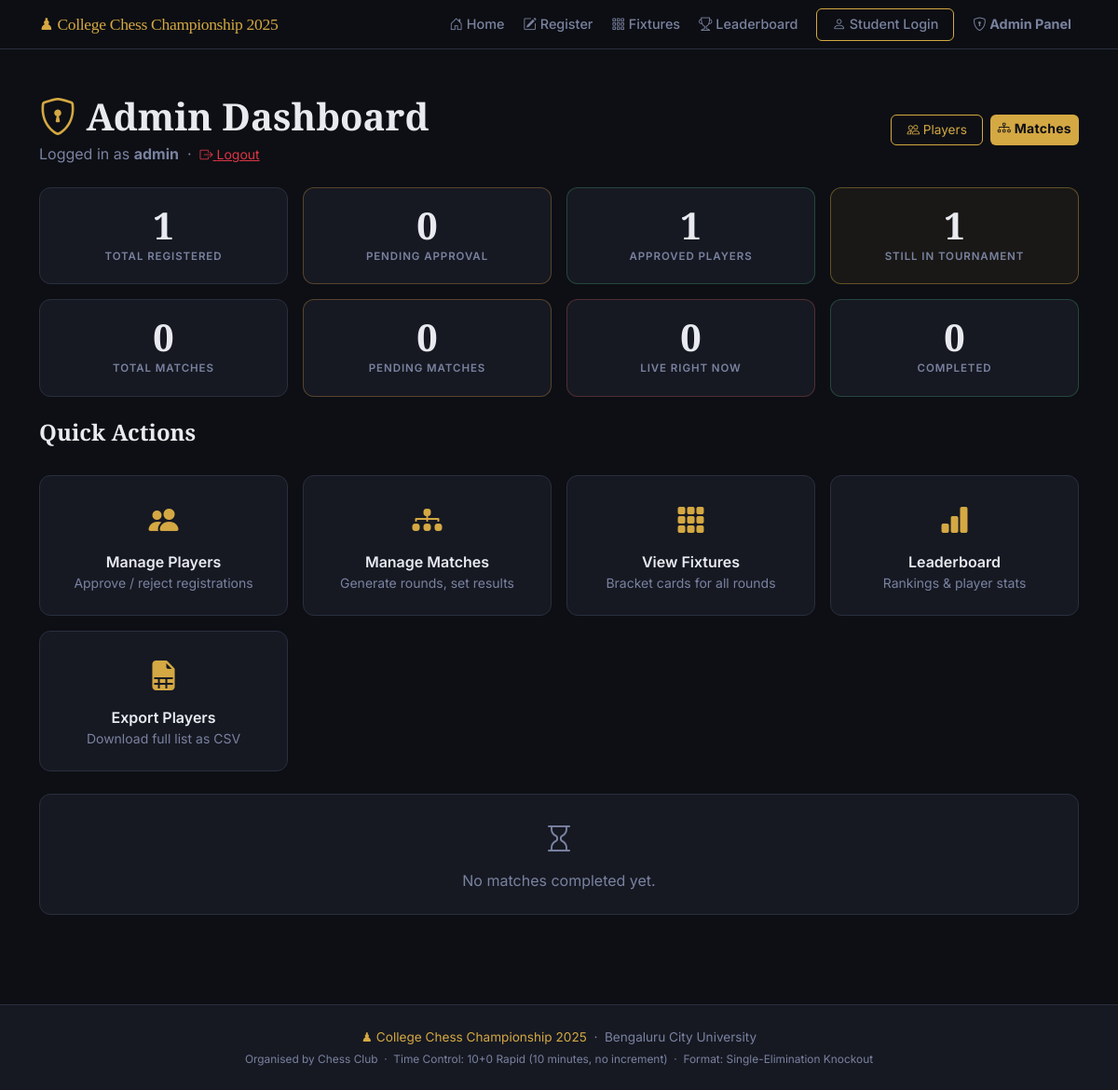
Page /admin/dashboard (signed in) on the earlier database version.
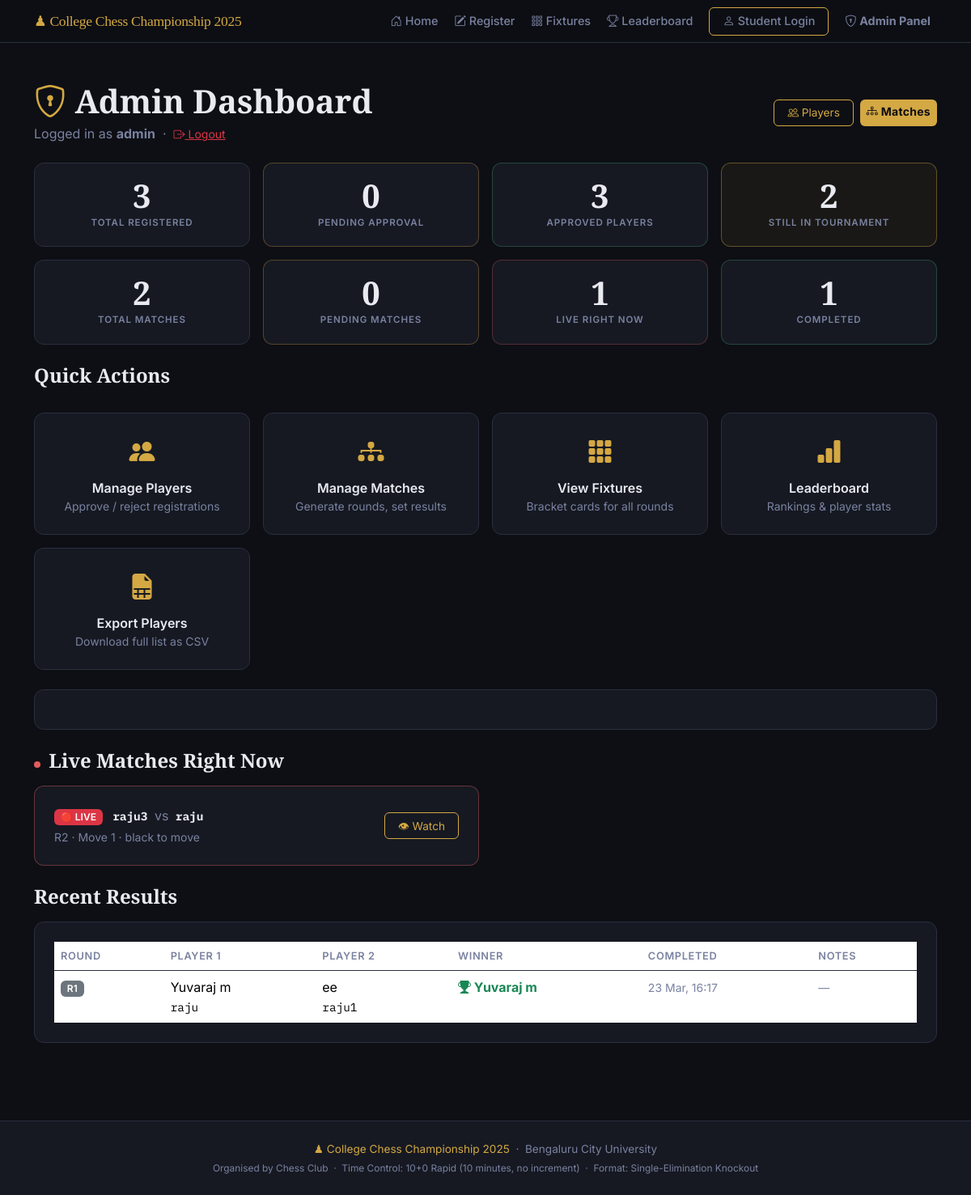
Same page on the later database version.
### models.py (models this page shows, shortened)
class Match(db.Model):
    __tablename__ = "matches"
    id = db.Column(db.Integer, primary_key=True)
    round_number = db.Column(db.Integer, nullable=False)   # 1 = Round 1, 2 = QF, etc.
    round_label  = db.Column(db.String(50), nullable=True) # e.g. "Quarter-Final"
    player1_id = db.Column(db.Integer, db.ForeignKey("players.id"), nullable=False)
    player2_id = db.Column(db.Integer, db.ForeignKey("players.id"), nullable=True)
    winner_id = db.Column(db.Integer, db.ForeignKey("players.id"), nullable=True)
    status = db.Column(db.String(20), default="pending", nullable=False)
    created_at   = db.Column(db.DateTime, default=datetime.utcnow)
    completed_at = db.Column(db.DateTime, nullable=True)
    board_state   = db.Column(db.Text, nullable=True)       # JSON string of 8x8 board
    move_history  = db.Column(db.Text, default='[]')         # JSON array of move notations
    last_move     = db.Column(db.String(20), nullable=True)  # Last move in algebraic notation
    current_turn  = db.Column(db.String(10), default='white') # 'white' or 'black'
    move_count    = db.Column(db.Integer, default=0)          # Total moves played
    notes = db.Column(db.String(300), nullable=True)

class Player(db.Model):
    __tablename__ = "players"
    id = db.Column(db.Integer, primary_key=True)
    full_name      = db.Column(db.String(100), nullable=False)
    roll_number    = db.Column(db.String(50),  unique=True, nullable=False)
    chess_username = db.Column(db.String(50),  unique=True, nullable=False)
    whatsapp       = db.Column(db.String(20),  nullable=False)
    registered_at = db.Column(db.DateTime, default=datetime.utcnow)
    is_approved   = db.Column(db.Boolean, default=False)   # Admin must approve
    is_eliminated = db.Column(db.Boolean, default=False)   # Set True after a loss
    wins      = db.Column(db.Integer, default=0)   # Total match wins
    losses    = db.Column(db.Integer, default=0)   # Total match losses
    points    = db.Column(db.Integer, default=0)   # 1 per win, used for ranking
    bye_count = db.Column(db.Integer, default=0)   # Number of byes received
    matches_as_p1 = db.relationship(
        "Match", foreign_keys="Match.player1_id",
        backref="player1", lazy="dynamic"
    )
    matches_as_p2 = db.relationship(
        "Match", foreign_keys="Match.player2_id",
        backref="player2", lazy="dynamic"
    )
    matches_won = db.relationship(
        "Match", foreign_keys="Match.winner_id",
        backref="winner", lazy="dynamic"
    )

### app.py (the view)
    @app.route("/admin/dashboard")
    @admin_required
    def admin_dashboard():
        stats = {
            "total_registered": Player.query.count(),
            "pending_approval": Player.query.filter_by(is_approved=False).count(),
            "approved":         Player.query.filter_by(is_approved=True).count(),
            "eliminated":       Player.query.filter_by(is_eliminated=True).count(),
            "still_active":     Player.query.filter_by(is_approved=True, is_eliminated=False).count(),
            "total_matches":    Match.query.count(),
            "pending_matches":  Match.query.filter_by(status="pending").count(),
            "live_matches":     Match.query.filter_by(status="in_progress").count(),
            "completed_matches":Match.query.filter_by(status="completed").count(),
        }
        highest_round = db.session.query(db.func.max(Match.round_number)).scalar() or 0
        recent_results = Match.query.filter_by(status="completed")\
                                    .order_by(Match.completed_at.desc())\
                                    .limit(5).all()
        live_matches = Match.query.filter_by(status="in_progress").all()
        current_round_done = highest_round == 0 or all(
            m.status in ('completed', 'bye')
            for m in Match.query.filter_by(round_number=highest_round).all()
        )
        has_pending = Match.query.filter_by(round_number=highest_round, status='pending').count() > 0
        return render_template(
            "admin_dashboard.html",
            stats            = stats,
            current_round    = highest_round,
            recent_results   = recent_results,
            live_matches     = live_matches,
            current_round_done = current_round_done,
            has_pending      = has_pending,
        )

### templates/admin_dashboard.html (shortened to what the changed rows need)
{% extends "base.html" %}
{% block content %}
<section class="py-5">
  <div class="container">
    <div class="d-flex justify-content-between align-items-center mb-4">
      <div>
        <h1 class="chess-section-title mb-1">
          <i class="bi bi-shield-lock chess-gold"></i> Admin Dashboard
        </h1>
      </div>
      <div class="d-flex gap-2">
      </div>
    </div>
    <div class="row g-3 mb-4">
      <div class="col-6 col-md-3">
        <div class="chess-stat-tile">
          <div class="chess-stat-tile-number">{{ stats.total_registered }}</div>
          <div class="chess-stat-tile-label">Total Registered</div>
        </div>
      </div>
      <div class="col-6 col-md-3">
      </div>
      <div class="col-6 col-md-3">
        <div class="chess-stat-tile success">
          <div class="chess-stat-tile-number">{{ stats.approved }}</div>
          <div class="chess-stat-tile-label">Approved Players</div>
        </div>
      </div>
      <div class="col-6 col-md-3">
        <div class="chess-stat-tile gold">
          <div class="chess-stat-tile-number">{{ stats.still_active }}</div>
          <div class="chess-stat-tile-label">Still In Tournament</div>
        </div>
      </div>
      <div class="col-6 col-md-3">
        <div class="chess-stat-tile">
          <div class="chess-stat-tile-number">{{ stats.total_matches }}</div>
          <div class="chess-stat-tile-label">Total Matches</div>
        </div>
      </div>
      <div class="col-6 col-md-3">
      </div>
      <div class="col-6 col-md-3">
        <div class="chess-stat-tile danger">
          <div class="chess-stat-tile-number">{{ stats.live_matches }}</div>
          <div class="chess-stat-tile-label">Live Right Now</div>
        </div>
      </div>
      <div class="col-6 col-md-3">
        <div class="chess-stat-tile success">
          <div class="chess-stat-tile-number">{{ stats.completed_matches }}</div>
          <div class="chess-stat-tile-label">Completed</div>
        </div>
      </div>
    </div>
    <div class="row g-3 mb-4">
      <div class="col-12">
      </div>
      <div class="col-6 col-md-3">
      </div>
      <div class="col-6 col-md-3">
      </div>
      <div class="col-6 col-md-3">
      </div>
      <div class="col-6 col-md-3">
      </div>
      <div class="col-6 col-md-3">
      </div>
    </div>
    {% if current_round > 0 %}
    <div class="chess-card mb-4">
    </div>
    {% endif %}
    {% if live_matches %}
    <h4 class="chess-section-title mb-3">
      <span class="live-dot-inline"></span> Live Matches Right Now
    </h4>
    <div class="row g-3 mb-4">
      {% for m in live_matches %}
      <div class="col-md-6">
        <div class="chess-card d-flex align-items-center justify-content-between" style="border-color:rgba(224,92,92,0.4)">
          <div>
            <span class="badge bg-danger me-2" style="animation:pulse 1.5s infinite">🔴 LIVE</span>
            <strong class="chess-mono">{{ m.player1.chess_username }}</strong>
            <span class="text-muted mx-1">vs</span>
            <strong class="chess-mono">{{ m.player2.chess_username if m.player2 else 'BYE' }}</strong>
            <div class="small text-muted mt-1">
              R{{ m.round_number }} · Move {{ m.move_count or 0 }} · {{ m.current_turn or 'white' | capitalize }} to move
            </div>
          </div>
          <a href="{{ url_for('admin_watch', match_id=m.id) }}" class="btn chess-btn-outline btn-sm">
            👁 Watch
          </a>
        </div>
      </div>
      {% endfor %}
    </div>
    {% endif %}
    {% if recent_results %}
    <h4 class="chess-section-title mb-3">Recent Results</h4>
    <div class="chess-card">
      <div class="table-responsive">
        <table class="table table-borderless chess-table mb-0">
          <thead>
            <tr>
              <th>Round</th>
              <th>Player 1</th>
              <th>Player 2</th>
              <th>Winner</th>
              <th>Completed</th>
              <th>Notes</th>
            </tr>
          </thead>
          <tbody>
            {% for m in recent_results %}
            <tr>
              <td><span class="badge bg-secondary">R{{ m.round_number }}</span></td>
              <td>
                {{ m.player1.full_name }}<br/>
                <span class="chess-mono small">{{ m.player1.chess_username }}</span>
              </td>
              <td>
                {% if m.player2 %}
                  {{ m.player2.full_name }}<br/>
                  <span class="chess-mono small">{{ m.player2.chess_username }}</span>
                {% else %}
                  <em class="text-muted">BYE</em>
                {% endif %}
              </td>
              <td>
                {% if m.winner %}
                  <span class="text-success fw-bold">
                    <i class="bi bi-trophy-fill"></i> {{ m.winner.full_name }}
                  </span>
                {% endif %}
              </td>
              <td>
                <small class="text-muted">
                  {% if m.completed_at %}
                    {{ m.completed_at.strftime('%d %b, %H:%M') }}
                  {% endif %}
                </small>
              </td>
              <td><small class="text-muted">{{ m.notes or '—' }}</small></td>
            </tr>
            {% endfor %}
          </tbody>
        </table>
      </div>
    </div>
    {% else %}
    <div class="chess-card text-center py-4 text-muted">
      <i class="bi bi-hourglass fs-2"></i>
      <p class="mt-2 mb-0">No matches completed yet.</p>
    </div>
    {% endif %}
  </div>
</section>
{% endblock %}

Differences in the rows shown:
added Match: player1.chess_username "raju3", player2 "raju", round_number "2", move_count "1", current_turn "black", shown under "Live Matches Right Now"
added Match: round_number "1", player1.full_name "Yuvaraj m", player1.chess_username "raju", player2.full_name "ee", player2.chess_username "raju1", winner.full_name "Yuvaraj m", completed_at "23 Mar, 16:17", notes "—", shown under "Recent Results"
Other differences:
{{ stats.total_registered }}: "1" → "3"
{{ stats.approved }}: "1" → "3"
{{ stats.still_active }}: "1" → "2"
{{ stats.total_matches }}: "0" → "2"
{{ stats.live_matches }}: "0" → "1"
{{ stats.completed_matches }}: "0" → "1"
text no longer shown: "No matches completed yet."
text now shown: "Live Matches Right Now Recent Results ROUND PLAYER 1 PLAYER 2 WINNER COMPLETED NOTES"
